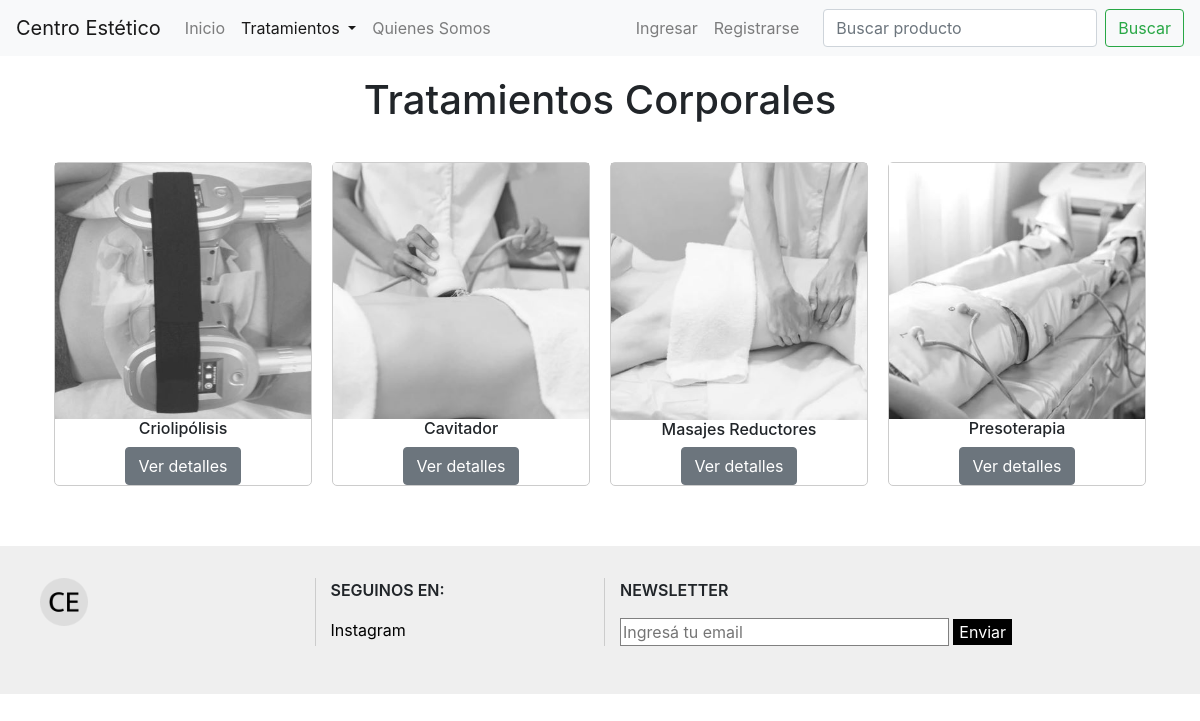
The app's page /products/list-body/ with its own data.
### products/models.py (models this page shows, shortened)
class Product(models.Model):
    CATEGORY_CHOICES = (
        ("face", "face"),
        ("body", "body"),
    )
    nombre = models.CharField(max_length=50)
    precio = models.FloatField()
    stock = models.BooleanField(default=True)
    categoria = models.CharField(max_length=15, choices = CATEGORY_CHOICES)
    descripcion = models.TextField(null=True)
    imagen = models.ImageField(upload_to="products_images", null=True)

### products/views.py (the view)
# urls.py: path('list-body/', list_body),
def list_body(request):
    body = Product.objects.filter(categoria__icontains="body")
    context = {
        "body": body
    }
    return render(request, "products/list_body.html", context=context)

### templates/products/list_body.html (shortened to what this page needs)
{% extends "base.html" %}
{% block active-products %}
  active
{% endblock %}
{% block content %}
  <section>
    <h1 class="titulo">Tratamientos Corporales</h1>
    <div class="products">
      {% for product in body %}
        <div class="product">
          {% if product.imagen %}
            <img class="product__image"src="{{product.imagen.url}}" class="card-img-top" alt="...">
          {% endif %}
          <div>
            <h2 class="product__title">{{product.nombre}}</h2>
            <a href="/products/detail-product/{{product.id}}/" class="btn btn-secondary">Ver detalles</a>
          </div>
        </div>
      {% endfor %}
    </div>
  </section>
{% endblock %}

### static/styles/styles.css (style rules this page uses)
.titulo { cursor: default; text-align: center; padding: 20px; }
.products { display: flex; align-items: center; justify-content: center; flex-wrap: wrap; }
.product { text-align: center; border: solid 1px #cccccc; border-radius: 5px; width: fit-content; margin: 10px; }
.product__image { width: 16rem; }
.product__title { font-size: 1rem; }

### records on screen
Product: imagen (picture), nombre "Criolipólisis"
Product: imagen (picture), nombre "Cavitador"
Product: imagen (picture), nombre "Masajes Reductores"
Product: imagen (picture), nombre "Presoterapia"
